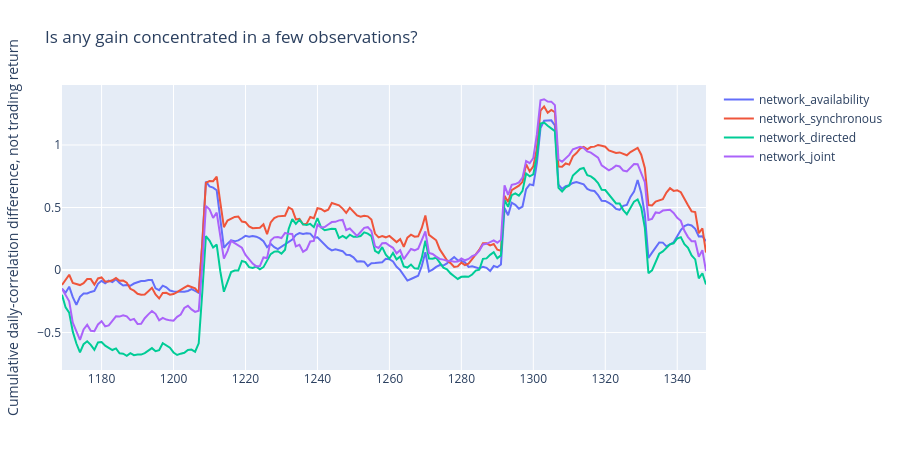

Source (notebook cell):
### Markdown cell above
## Temporal concentration

### Code cell
figures[7][1].show(renderer='plotly_mimetype')

### Figure 1 — Plotly figure (JSON) as saved in the notebook; plotly's stock layout.template omitted (floating-point values rounded to 4 significant figures; data arrays with more than 128 entries replaced by an {"elided": "..."} marker saying what was removed)
{"data": [{"mode": "lines", "name": "network_availability", "type": "scatter", "x": {"elided": "180 int values"}, "y": {"elided": "180 float values"}}, {"mode": "lines", "name": "network_synchronous", "type": "scatter", "x": {"elided": "180 int values"}, "y": {"elided": "180 float values"}}, {"mode": "lines", "name": "network_directed", "type": "scatter", "x": {"elided": "180 int values"}, "y": {"elided": "180 float values"}}, {"mode": "lines", "name": "network_joint", "type": "scatter", "x": {"elided": "180 int values"}, "y": {"elided": "180 float values"}}], "layout": {"height": 470, "legend": {"title": {"text": ""}}, "margin": {"b": 100, "l": 60, "r": 25, "t": 85}, "title": {"text": "Is any gain concentrated in a few observations?"}, "yaxis": {"title": {"text": "Cumulative daily-correlation difference, not trading return"}}}}
